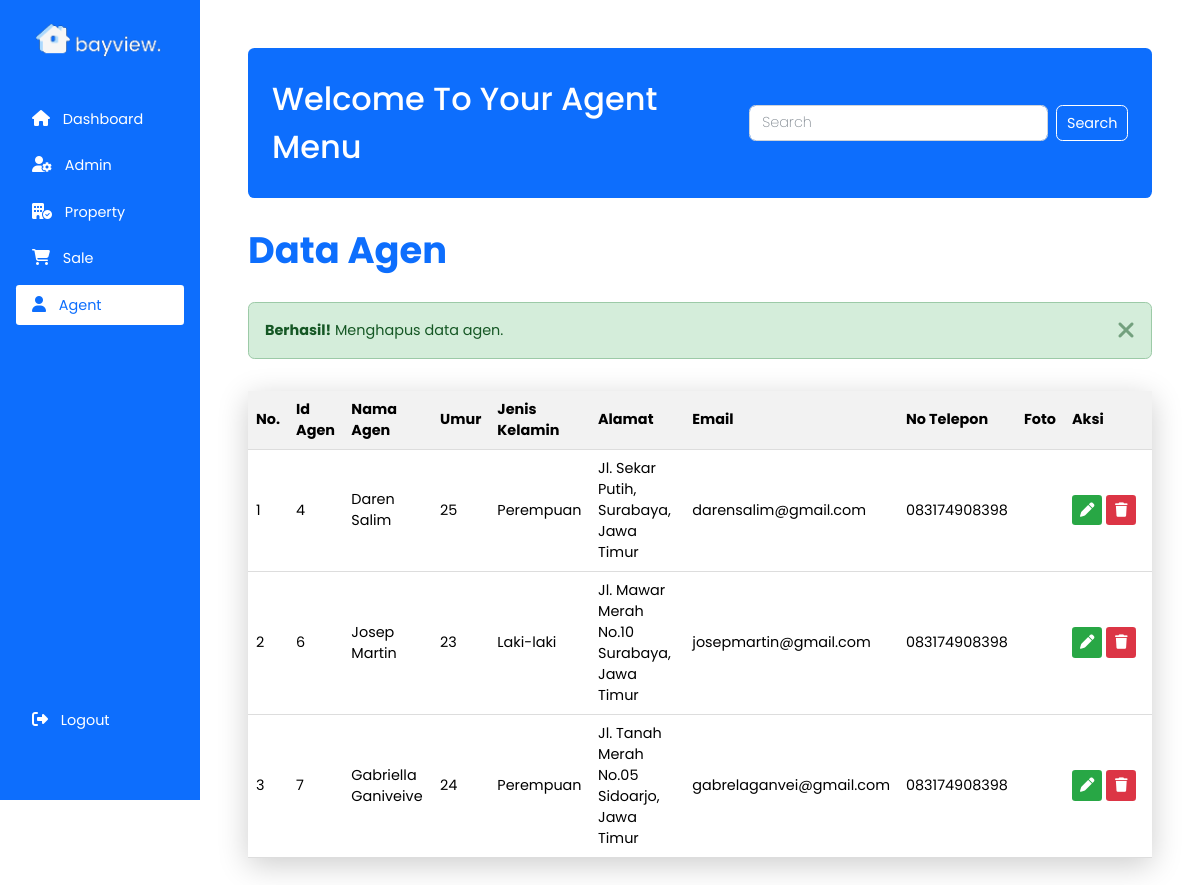
Screenshot of /admin/dashboard.php?page=showAgent&kode=4 (signed in) with the database file from the repository.
### tables this page shows
CREATE TABLE `agen` (
  `id_agent` int NOT NULL COMMENT 'Primary key',
  `nama` varchar(255) NOT NULL COMMENT 'Nama agen',
  `email` varchar(255) NOT NULL COMMENT 'Email agen',
  `umur` int NOT NULL COMMENT 'Umur agen',
  `jenis_kelamin` varchar(255) NOT NULL COMMENT 'Jenis kelamin',
  `alamat` varchar(255) NOT NULL COMMENT 'alamat agen',
  `no_telp` varchar(255) NOT NULL COMMENT 'Nomor telepon agen',
  `gambar` varchar(255) NOT NULL COMMENT 'Foto agen'
);

### database/connection.php (called while the page is built, shortened)
<?php
function connection()
{
   $dbServer = "localhost";
   $dbPort = 3306;
   $dbUser = "root";
   $dbPass = "";
   $dbName = "bayview";
   $conn = mysqli_connect($dbServer, $dbUser, $dbPass, $dbName, $dbPort);
   mysqli_select_db($conn, $dbName);
   return $conn;
}

### admin/agen/showAgent.php (the view, shortened to what this page needs)
<?php
$statusDelete = "";
if (isset($_GET['kode'])) {
  $queryDeletePenjualan = "DELETE FROM penjualan WHERE id_agen = '$_GET[kode]'";
  $resultDeletePenjualan = mysqli_query(connection(), $queryDeletePenjualan);
  if ($resultDeletePenjualan) {
    $queryDeleteProperty = "DELETE FROM properti WHERE id_agen = '$_GET[kode]'";
    $resultDeleteProperty = mysqli_query(connection(), $queryDeleteProperty);
    if ($resultDeleteProperty) {
      $queryDelete = "DELETE FROM agen WHERE id_agent = '$_GET[kode]'";
      $resultDelete = mysqli_query(connection(), $queryDelete);
      if ($resultDelete) {
        $statusDelete = "ok";
      } else {
        $statusDelete = "err";
      }
    }
  }
}
?>
<div class="welcome-box welcome-box-search">
  <h2>Welcome To Your Agent Menu</h2>
  <form action="" method="GET" class="search-form" role="search">
    <input class="form-input" name="search" type="search" placeholder="Search" <?= isset($_GET['search']) ? 'value="' . $_GET['search'] . '"' : '' ?> aria-label="Search" />
    <button class="button search-button" type="submit">
      Search
    </button>
  </form>
</div>
<h1 class="heading-1 mt-3 mb-3 fw-bolder">Data Agen</h1>
<?php
if ($statusDelete == "ok") {
  echo '<div class="alert alert-success">
            <p><strong>Berhasil!</strong> Menghapus data agen.</p>
            <button type="button" onclick="closeAlert(this)" class="btn-close">
              <i class="fa-solid fa-xmark"></i>
            </button>
          </div>';
} else if ($statusDelete == "err") {
  echo '<div class="alert alert-danger">
            <p><strong>Gagal!</strong> Menghapus data agen.</p>
            <button type="button" onclick="closeAlert(this)" class="btn-close">
              <i class="fa-solid fa-xmark"></i>
            </button>
          </div>';
}
?>
<table class="table">
  <thead>
    <tr>
      <th scope="col">No.</th>
      <th scope="col">Id Agen</th>
      <th scope="col">Nama Agen</th>
      <th scope="col">Umur</th>
      <th scope="col">Jenis Kelamin</th>
      <th scope="col">Alamat</th>
      <th scope="col">Email</th>
      <th scope="col">No Telepon</th>
      <th scope="col">Foto</th>
      <th scope="col">Aksi</th>
    </tr>
  </thead>
  <tbody id="table-body">
    <?php
    $queryDataAgen = "SELECT * FROM agen";
    $resultDataAgen = mysqli_query(connection(), $queryDataAgen);
    $no = 1;
    while ($dataDataAgen = mysqli_fetch_array($resultDataAgen)) {
    ?>
      <tr>
        <td><?= $no; ?></td>
        <td><?= $dataDataAgen['id_agent'] ?></td>
        <td><?= $dataDataAgen['nama'] ?></td>
        <td><?= $dataDataAgen['umur'] ?></td>
        <td><?= $dataDataAgen['jenis_kelamin'] ?></td>
        <td><?= $dataDataAgen['alamat'] ?></td>
        <td><?= $dataDataAgen['email'] ?></td>
        <td><?= $dataDataAgen['no_telp'] ?></td>
        <td>
        </td>
        <td class="action" style="width: 5.5rem;">
          <a href="?page=updateAgent&kode=<?= $dataDataAgen['id_agent']; ?>"><i class="fa-solid fa-pen"></i></a>
          <a href="?page=showAgent&kode=<?= $dataDataAgen['id_agent']; ?>" onclick="return confirm('Menghapus properti akan menghapus data properti dan penjualan dengan agen yang berkaitan. Apakah anda yakin?');"><i class="fa-solid fa-trash"></i></a>
        </td>
      </tr>
    <?php $no++;
    } ?>
  </tbody>
</table>

### css/admin.css (style rules this page uses)
* { margin: 0; padding: 0; font-family: "Poppins", sans-serif; box-sizing: border-box; }
.welcome-box { color: white; box-sizing: border-box; background-color: #0d6efd; padding: 1.7rem 1.5rem; border-radius: 0.4rem; }
.welcome-box h2 { font-size: 2rem; font-weight: 500; color: white; }
.welcome-box-search { display: flex; justify-content: space-between; align-items: center; }
.search-form { display: flex; align-items: center; }
.form-input { width: 100%; padding: 0.4rem 0.75rem; font-size: 0.9rem; line-height: 1.5; color: #303030; background-color: #fff; background-clip: padding-box; border: 1px solid #ced4da; border-radius: 0.4rem; transition: border-color 0.15s ease-in-out, box-shadow 0.15s ease-in-out; }
::placeholder { color: #7d858d; font-weight: 200; }
.button { padding: 0.4rem 0.6rem; font-size: 0.9rem; color: #fff; border-radius: 0.4rem; text-align: center; cursor: pointer; border: none; border: 1px solid #fff; }
.button.search-button { margin-left: 0.5rem; background-color: transparent; color: #fff; transition: 0.3s; }
h1.heading-1 { color: #0d6efd; padding: 1.5rem 0; font-size: 2.3rem; font-weight: bolder; }
table { box-shadow: rgba(0, 0, 0, 0.2) 0px 7px 29px 0px; }
.table { width: 100%; border-collapse: collapse; border-spacing: 0; }
.table thead th { padding: 8px; text-align: left; background-color: #f2f2f2; border-bottom: 1px solid #ddd; font-size: 0.9rem; }
.table tbody td { padding: 8px; border-bottom: 1px solid #ddd; font-size: 0.9rem; }
.table tbody .action { width: 7.5rem; }
.fa-pen { background-color: #28a745; color: white; padding: 0.5rem; border-radius: 0.2rem; }
.fa-trash { background-color: #dc3545; color: white; padding: 0.5rem 0.55rem; border-radius: 0.2rem; }
.alert { padding: 0.6rem 1rem; border: 1px solid transparent; border-radius: 0.4rem; display: flex; align-items: center; justify-content: space-between; margin-bottom: 2rem; }
.alert-success { color: #155724; background-color: #d4edda; border-color: #9ccaa7; }
.alert strong { font-weight: bold; font-size: 0.9rem; }
.alert p { font-size: 0.9rem; }
.alert .btn-close { background-color: transparent; color: inherit; border: 0; font-size: 1.5rem; opacity: 0.5; }

### rows the page displays
agen: id_agent "4", nama "Daren Salim", umur "25", jenis_kelamin "Perempuan", alamat "Jl. Sekar Putih, Surabaya, Jawa Timur", email "darensalim@gmail.com", no_telp "083174908398"
agen: id_agent "6", nama "Josep Martin", umur "23", jenis_kelamin "Laki-laki", alamat "Jl. Mawar Merah No.10 Surabaya, Jawa Timur", email "josepmartin@gmail.com", no_telp "083174908398"
agen: id_agent "7", nama "Gabriella Ganiveive", umur "24", jenis_kelamin "Perempuan", alamat "Jl. Tanah Merah No.05 Sidoarjo, Jawa Timur", email "gabrelaganvei@gmail.com", no_telp "083174908398"
